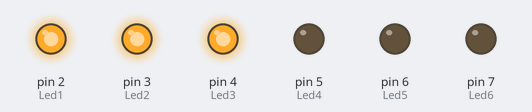
Bench run of a sketch on a simulated Arduino Uno, built with avr-gcc and run on an emulated ATmega328P. Parts: output pins drawn as LEDs (lit = HIGH). Random numbers use the default seed unless the sketch sets one.

Above: at 0.1 s.
Timing chart, 0 to 1.6 s (numbered marks = the images above):
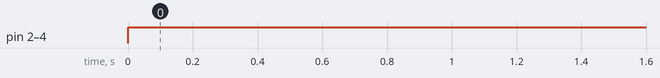

Measured:
- by itself, pin 2 (Led1), pin 3 (Led2), pin 4 (Led3): LOW → HIGH at 0.00 s

The sketch:

sketch_jan11a.ino
```cpp
int Led1 = 2;
int Led2 = 3;
int Led3 = 4;
int Led4 = 5;
int Led5 = 6;
int Led6 = 7;

int numar = 1;

void setup() {
  pinMode(Led1, OUTPUT);
  pinMode(Led2, OUTPUT);
  pinMode(Led3, OUTPUT);
  pinMode(Led4, OUTPUT);
  pinMode(Led5, OUTPUT);
  pinMode(Led6, OUTPUT);

  randomSeed(analogRead(A0));
  numar = random(1, 7);
}

void loop() {
  digitalWrite(Led1, HIGH);
  if(numar > 1){
    digitalWrite(Led2, HIGH);
  }
    if(numar > 2){
    digitalWrite(Led3, HIGH);
  }
    if(numar > 3){
    digitalWrite(Led4, HIGH);
  }
      if(numar > 4){
    digitalWrite(Led5, HIGH);
  }
      if(numar > 5){
    digitalWrite(Led6, HIGH);
  }
}
```
